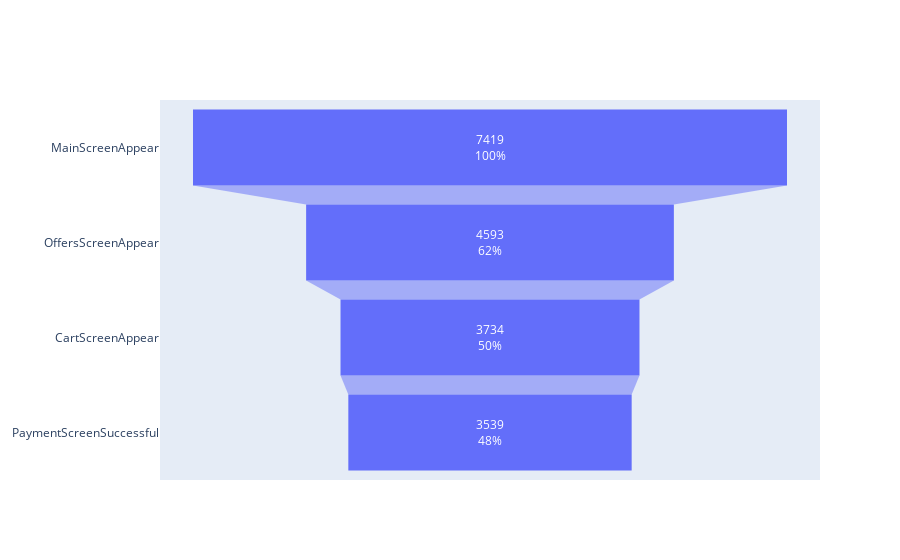

The cell this chart's notebook holds for it:
### Code cell
# Graficamos el embudo para mayor claridad 
fig = go.Figure(go.Funnel(
                y = ['MainScreenAppear', 'OffersScreenAppear', 'CartScreenAppear', 'PaymentScreenSuccessful'],
                x = [7419, 4593, 3734, 3539],
                textinfo = "value + percent initial"))

fig.show()

### Figure 1 — Plotly figure (JSON) as saved in the notebook; plotly's stock layout.template omitted (floating-point values rounded to 4 significant figures)
{"data": [{"textinfo": "value+percent initial", "type": "funnel", "x": [7419, 4593, 3734, 3539], "y": ["MainScreenAppear", "OffersScreenAppear", "CartScreenAppear", "PaymentScreenSuccessful"]}], "layout": {}}
